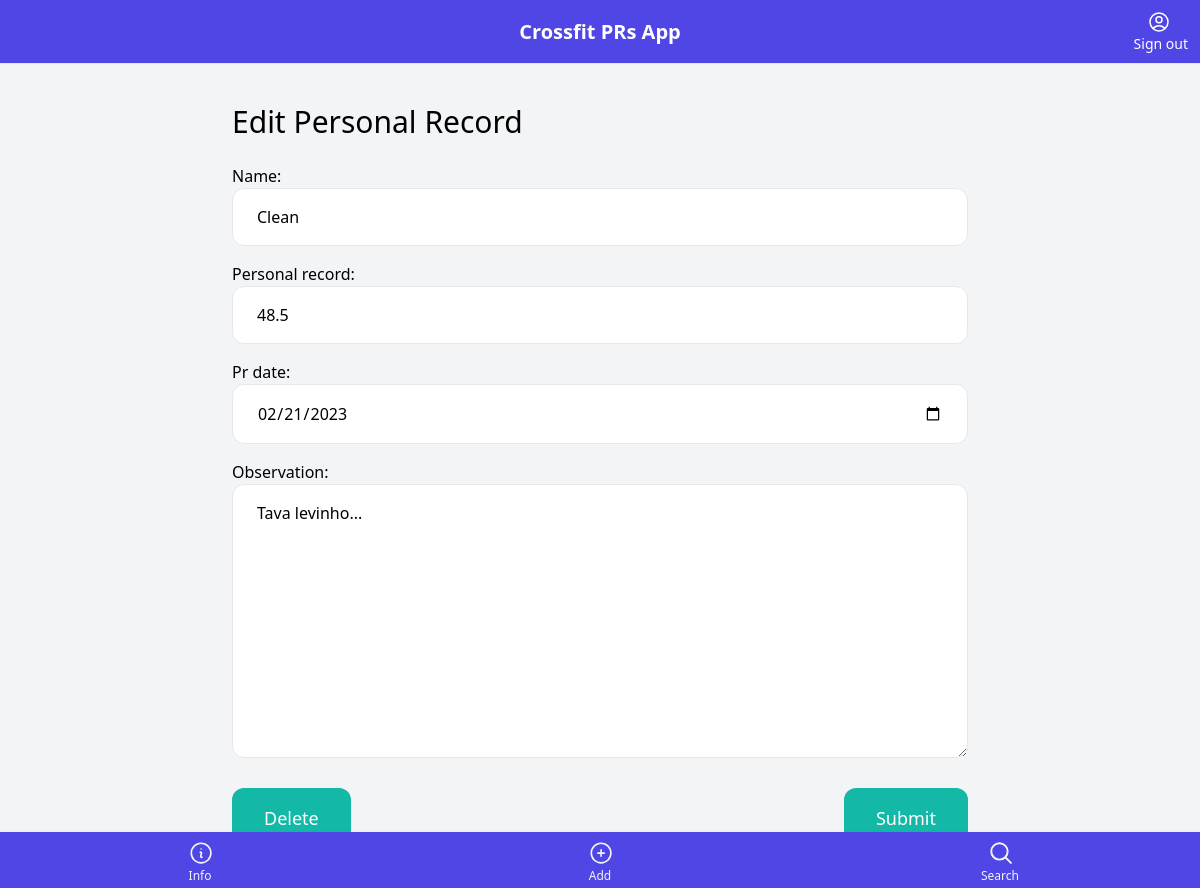
The page /2/edit/ (signed in) on the database its author committed.
### core/models.py (models this page shows, shortened)
class Item(models.Model):
    name = models.CharField(max_length=255)
    observation = models.TextField(blank=True, null=True)
    personal_record = models.FloatField()
    pr_date = models.DateField()
    created_by = models.ForeignKey(User, related_name='items', on_delete=models.CASCADE)
    created_at = models.DateTimeField(auto_now_add=True)

### core/views.py (the view)
# urls.py: path('<int:pk>/edit/', edit, name="edit"),
@login_required
def edit(request, pk):
     item = get_object_or_404(Item, pk=pk, created_by=request.user)
     if request.method == 'POST':
          form = EditItemForm(request.POST, instance=item)
          if form.is_valid():
               form.save()
               return redirect('/')
     else:
          form = EditItemForm(instance=item)
     return render(request, 'core/form.html',{
          'form': form,
          'title': 'Edit Personal Record',
     })

### core/forms.py
class EditItemForm(forms.ModelForm):
    class Meta:
        model = Item
        fields = {'name', 'observation', 'personal_record', 'pr_date'}
        widgets = {
            'name': forms.TextInput(attrs={
                'class': INPUT_CLASSES
            }),
            'observation': forms.Textarea(attrs={
                'class': INPUT_CLASSES
            }),
            'personal_record': forms.NumberInput(attrs={
                'class': INPUT_CLASSES
            }),
            'pr_date': forms.DateInput(format=('%Y-%m-%d'), attrs={
                'class': INPUT_CLASSES,
                'type': 'date'
            }),
        }
    field_order  = ['name', 'personal_record', 'pr_date', 'observation']

### core/templates/core/form.html (shortened to what this page needs)
{% extends 'core/base.html' %}
{% block content %}
<h1 class="mb-6 text-3xl">{{title}}</h1>
<form method="post" action="." enctype="multipart/form-data">
    <div class="space-y-4">
        {{ form.as_p }}
    </div>
    <div class="flex justify-between">
        {% if form.instance.id %}
          <div>
            <a href="{% url 'delete' form.instance.id %}">
              <button type="button" class="mt-6 py-4 px-8 text-lg bg-teal-500 hover:bg-teal-700 rounded-xl text-white">Delete</button>
            </a>
          </div>
        {% endif %}
        <div class="ml-auto">
          <button class="mt-6 py-4 px-8 text-lg bg-teal-500 hover:bg-teal-700 rounded-xl text-white">Submit</button>
        </div>
    </div>
</form>
{% endblock %}

### rows shown on the page
Item: name "Clean", personal_record "48.5", pr_date "02/21/2023", observation "Tava levinho..."

### other values the page prints
{{ title }} "Edit Personal Record"
